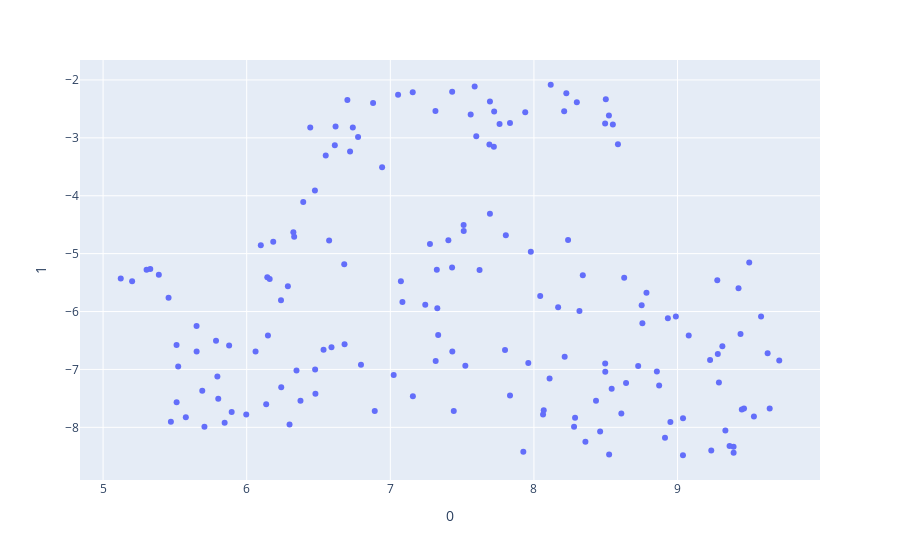

Write notebook code for a chart like this one.
### Markdown cell above
PCA and plot in plotly

### Code cell
from umap import UMAP
import numpy as np
import plotly.express as px
features = df.iloc[:, :768]
umap = UMAP(n_components=2, init='random', random_state=0)
proj = pd.DataFrame(umap.fit_transform(features))
proj['text'] = [' '.join([' '.join(i.split()[x:x+10])+'<br>' 
                          for x in np.arange(0,len(i[:500].split()),10)]) 
                for i in df['text'].tolist()]
fig = px.scatter(proj, x=0, y=1,
                hover_data=['text'])
fig.show()

### Figure 1 — Plotly figure (JSON) as saved in the notebook; plotly's stock layout.template omitted (floating-point values rounded to 4 significant figures; data arrays with more than 128 entries replaced by an {"elided": "..."} marker saying what was removed)
{"data": [{"customdata": {"elided": "160x1 str values"}, "hovertemplate": "0=%{x}<br>1=%{y}<br>text=%{customdata[0]}<extra></extra>", "legendgroup": "", "marker": {"color": "#636efa", "symbol": "circle"}, "mode": "markers", "name": "", "orientation": "v", "showlegend": false, "type": "scatter", "x": {"elided": "160 float values"}, "xaxis": "x", "y": {"elided": "160 float values"}, "yaxis": "y"}], "layout": {"autosize": true, "legend": {"tracegroupgap": 0}, "margin": {"t": 60}, "xaxis": {"anchor": "y", "autorange": true, "domain": [0, 1], "range": [4.833, 9.998], "title": {"text": "0"}, "type": "linear"}, "yaxis": {"anchor": "x", "autorange": true, "domain": [0, 1], "range": [-8.978, -1.587], "title": {"text": "1"}, "type": "linear"}}}
